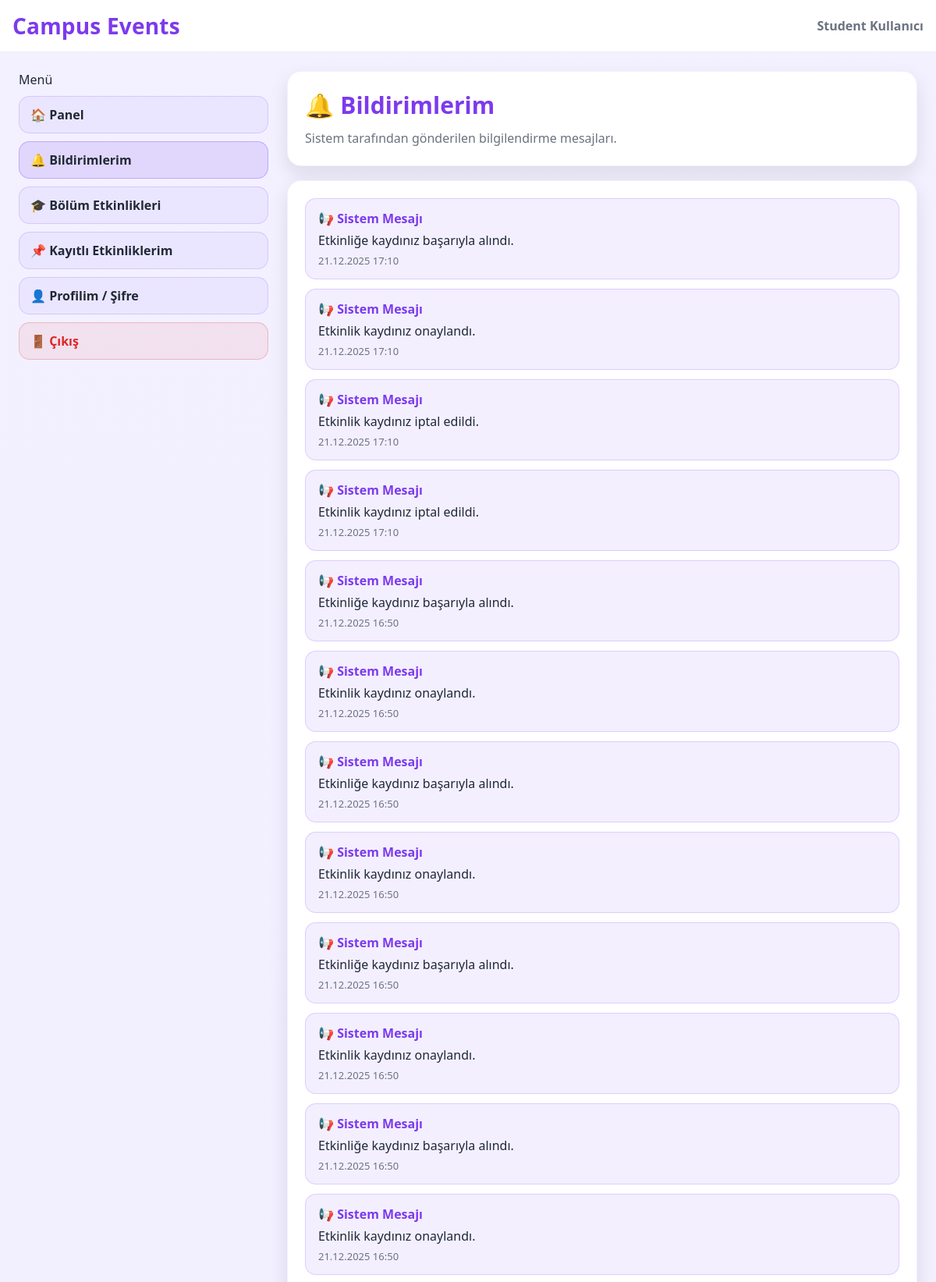
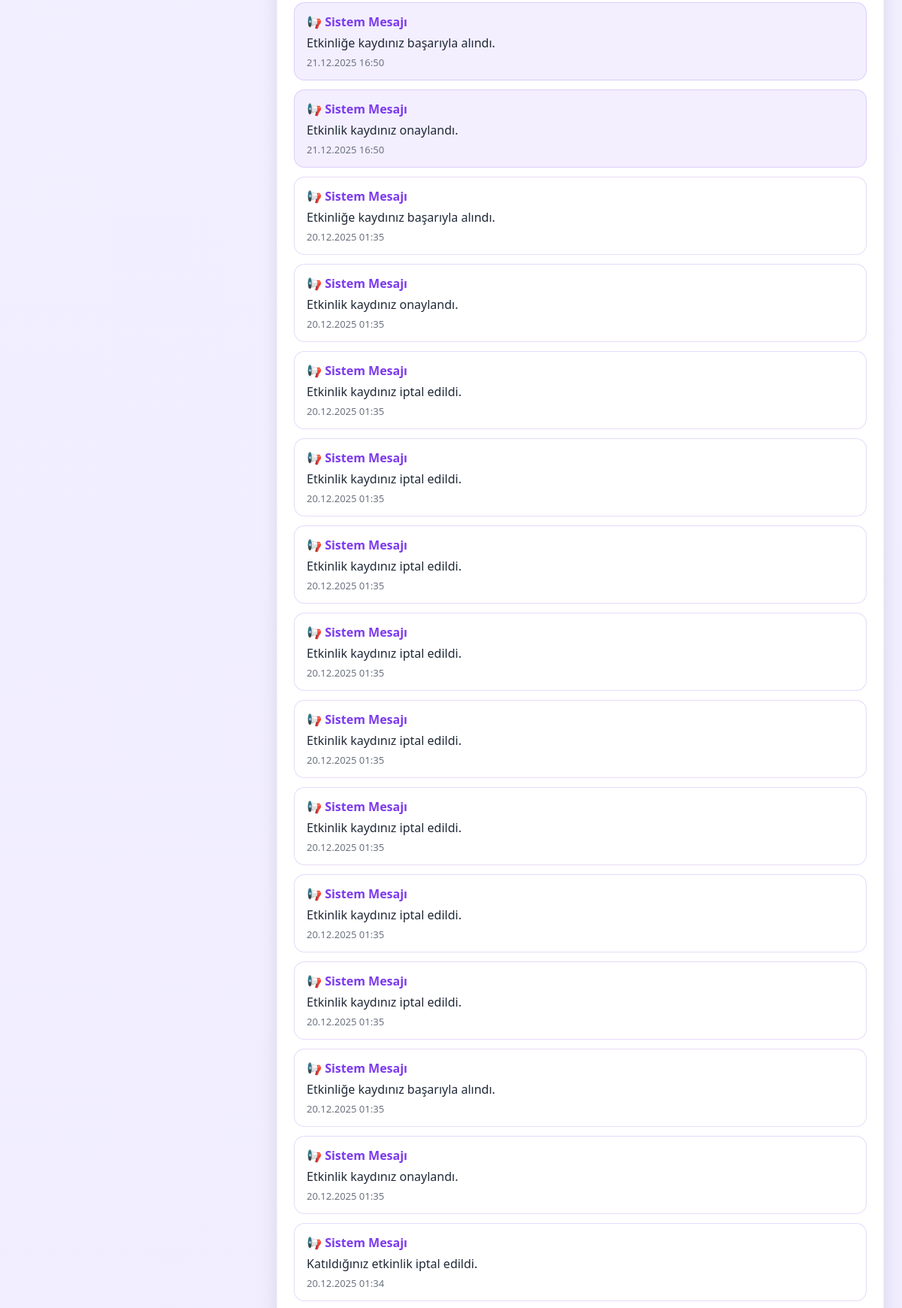
Page /campus_events/student/notifications.php (signed in, upper part) on the committed database (2 pictures, top to bottom).
### tables this page shows
CREATE TABLE `notifications` (
  `notification_id` int(11) NOT NULL,
  `user_id` int(11) NOT NULL,
  `event_id` int(11) DEFAULT NULL,
  `message` varchar(255) NOT NULL,
  `is_read` tinyint(1) NOT NULL DEFAULT 0,
  `created_at` datetime NOT NULL DEFAULT current_timestamp()
);

### campus_events/student/notifications.php (the view, shortened to what this page needs)
<?php
require_once "../config/db.php";
$userId = $_SESSION['user_id'];
try {
    $stmt = $pdo->prepare("CALL GetUserNotifications(?)");
    $stmt->execute([$userId]);
    $notifications = $stmt->fetchAll(PDO::FETCH_ASSOC);
} catch (PDOException $e) {
    die("Bildirimler yüklenirken bir hata oluştu.");
}
include "../partials/header.php";
include "../partials/menu.php";
?>
<div class="card card--soft" style="margin-bottom:18px;">
  <div class="card__body">
    <h1 class="card__title">🔔 Bildirimlerim</h1>
    <p class="card__subtitle">
      Sistem tarafından gönderilen bilgilendirme mesajları.
    </p>
  </div>
</div>
<div class="card card--soft">
  <div class="card__body">
    <?php if (empty($notifications)): ?>
      <div class="alert alert-success">
        Henüz bir bildiriminiz bulunmuyor.
      </div>
    <?php else: ?>
      <div style="display:flex; flex-direction:column; gap:12px;">
        <?php foreach ($notifications as $n): ?>
          <div
            style="
              padding:14px 16px;
              border-radius:14px;
              border:1px solid rgba(124,58,237,.18);
              background: <?= $n['is_read'] ? '#fff' : 'rgba(167,139,250,.14)' ?>;
            "
          >
            <div style="font-weight:900; color:var(--primary);">
              📢 Sistem Mesajı
            </div>
            <div style="margin:6px 0;">
              <?= htmlspecialchars($n['message']) ?>
            </div>
            <div style="font-size:13px; color:var(--muted);">
              <?= date("d.m.Y H:i", strtotime($n['created_at'])) ?>
            </div>
          </div>
        <?php endforeach; ?>
      </div>
    <?php endif; ?>
  </div>
</div>
<?php include "../partials/footer.php"; ?>

### campus_events/assets/css/style.css (style rules this page uses)
:root { --bg1:#f3f1ff; --bg2:#efeaff; --card:#ffffff; --text:#1f2937; --muted:#6b7280; --primary:#7c3aed; --primary2:#a78bfa; --border:#e6e1ff; --success:#16a34a; --danger:#dc2626; --warning:#f59e0b; --shadow: 0 20px 50px rgba(17, 24, 39, 0.12); --shadow-sm: 0 10px 25px rgba(17, 24, 39, 0.10); --radius:18px; --radius-sm:14px; }
* { box-sizing:border-box; }
html,body { height:100%; }
body { margin:0; font-family: system-ui, -apple-system, Segoe UI, Roboto, Arial, sans-serif; color:var(--text); background: linear-gradient(180deg, var(--bg1), var(--bg2)); }
.card { background: var(--card); border-radius: var(--radius); box-shadow: var(--shadow); border: 1px solid rgba(124, 58, 237, 0.08); }
.card--soft { box-shadow: var(--shadow-sm); }
.card__body { padding: 22px 22px; }
.card__title { display:flex; align-items:center; gap:10px; font-size: 30px; font-weight: 800; color: var(--primary); margin: 0 0 10px; }
.card__subtitle { margin:0; color: var(--muted); line-height: 1.55; }
.card { margin-bottom: 18px; }

### rows in the picture
notifications: message "Etkinliğe kaydınız başarıyla alındı.", created_at "21.12.2025 17:10"
notifications: message "Etkinlik kaydınız onaylandı.", created_at "21.12.2025 17:10"
notifications: message "Etkinlik kaydınız iptal edildi.", created_at "21.12.2025 17:10"
notifications: message "Etkinlik kaydınız iptal edildi.", created_at "21.12.2025 17:10"
notifications: message "Etkinliğe kaydınız başarıyla alındı.", created_at "21.12.2025 16:50"
notifications: message "Etkinlik kaydınız onaylandı.", created_at "21.12.2025 16:50"
notifications: message "Etkinliğe kaydınız başarıyla alındı.", created_at "21.12.2025 16:50"
notifications: message "Etkinlik kaydınız onaylandı.", created_at "21.12.2025 16:50"
notifications: message "Etkinliğe kaydınız başarıyla alındı.", created_at "21.12.2025 16:50"
notifications: message "Etkinlik kaydınız onaylandı.", created_at "21.12.2025 16:50"
notifications: message "Etkinliğe kaydınız başarıyla alındı.", created_at "21.12.2025 16:50"
notifications: message "Etkinlik kaydınız onaylandı.", created_at "21.12.2025 16:50"
notifications: message "Etkinliğe kaydınız başarıyla alındı.", created_at "21.12.2025 16:50"
notifications: message "Etkinlik kaydınız onaylandı.", created_at "21.12.2025 16:50"
notifications: message "Etkinliğe kaydınız başarıyla alındı.", created_at "20.12.2025 01:35"
notifications: message "Etkinlik kaydınız onaylandı.", created_at "20.12.2025 01:35"
notifications: message "Etkinlik kaydınız iptal edildi.", created_at "20.12.2025 01:35"
notifications: message "Etkinlik kaydınız iptal edildi.", created_at "20.12.2025 01:35"
notifications: message "Etkinlik kaydınız iptal edildi.", created_at "20.12.2025 01:35"
notifications: message "Etkinlik kaydınız iptal edildi.", created_at "20.12.2025 01:35"
notifications: message "Etkinlik kaydınız iptal edildi.", created_at "20.12.2025 01:35"
notifications: message "Etkinlik kaydınız iptal edildi.", created_at "20.12.2025 01:35"
notifications: message "Etkinlik kaydınız iptal edildi.", created_at "20.12.2025 01:35"
notifications: message "Etkinlik kaydınız iptal edildi.", created_at "20.12.2025 01:35"
notifications: message "Etkinliğe kaydınız başarıyla alındı.", created_at "20.12.2025 01:35"
notifications: message "Etkinlik kaydınız onaylandı.", created_at "20.12.2025 01:35"
notifications: message "Katıldığınız etkinlik iptal edildi.", created_at "20.12.2025 01:34"

### other values in the picture
$_SESSION['user_name'] "Student Kullanıcı"
$it['label'] "🏠 Panel"
$it['label'] "🔔 Bildirimlerim"
$it['label'] "🎓 Bölüm Etkinlikleri"
$it['label'] "📌 Kayıtlı Etkinliklerim"
$it['label'] "👤 Profilim / Şifre"
